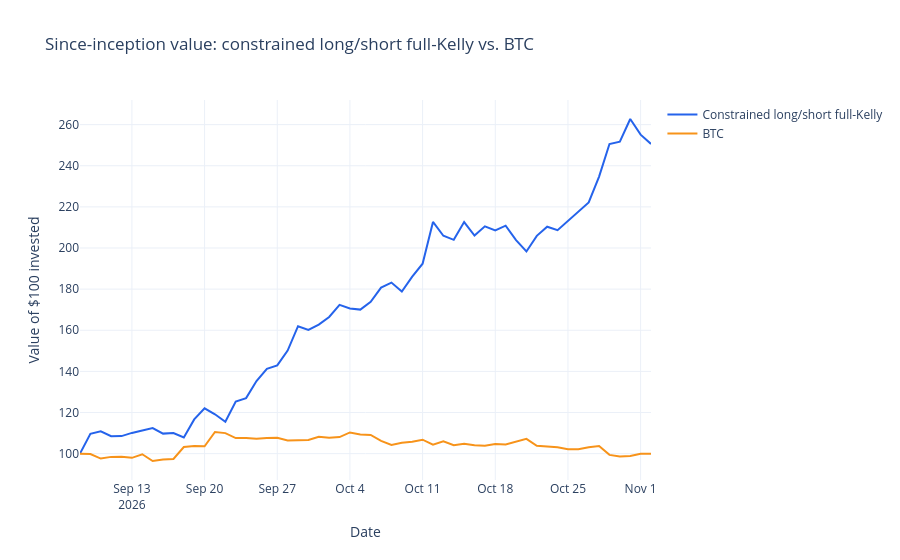

Notebook code cell kept with this figure:
### Markdown cell above
## Portfolio performance and risk metrics

Displays the Plotly portfolio-vs-BTC chart and performance and risk tables. Return and volatility annualization use 365 calendar days. Arithmetic annualized return is the daily mean multiplied by 365, not a forecast or compounded return. Historical VaR is an empirical quantile; Normal VaR is a Gaussian-model comparison. The observation and tail counts show how limited the 99% historical estimate is.

### Code cell
analysis.analyze_performance()
